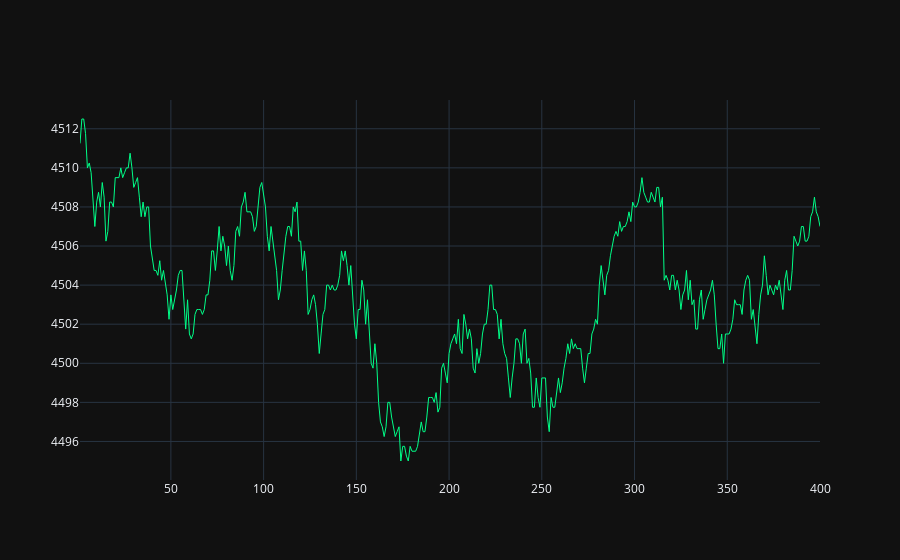

Notebook cell for this chart:
### Markdown cell above
Tu peux venir jouer plusieurs choses j'ai l'impression

+ Un phénomène de ratrapage

+ Un phénomène d'absorption

### Code cell
close_windows = data['close'].iloc[3000:3400]
index_num = np.arange(1, len(close_windows) + 1)
fig = go.Figure(data=[go.Scatter(
    x=index_num, 
    y=close_windows,
    mode='lines',
    name='close',
    line=dict(color='#00ff88', width=1)
)])
fig.show()

### Figure 1 — Plotly figure (JSON) as saved in the notebook; plotly's stock layout.template omitted (floating-point values rounded to 4 significant figures; data arrays with more than 128 entries replaced by an {"elided": "..."} marker saying what was removed)
{"data": [{"line": {"color": "#00ff88", "width": 1}, "mode": "lines", "name": "close", "type": "scatter", "x": {"elided": "400 int values"}, "y": {"elided": "400 float values"}}], "layout": {}}
